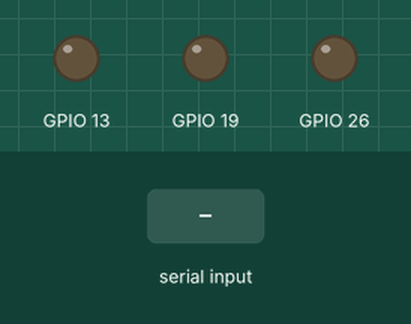
Recording of a program running on a simulated Raspberry Pi (BCM pin numbers). On the bench: output pins drawn as LEDs (lit = HIGH). The inputs (shaded band) are chosen by the test bench. What the program prints to the terminal is not drawn. At 5.8 s the program stops and its outputs stay as they are.

Above: at 1.2 s.
1.3 s: "1" typed at the terminal, then Enter
At 2.5 s:
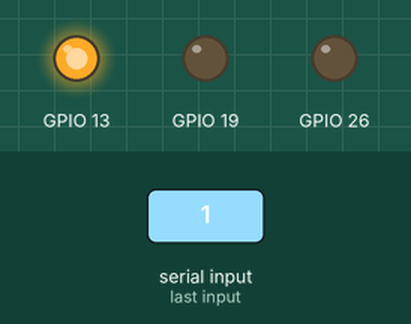
2.8 s: "0" typed at the terminal, then Enter
At 3.6 s:
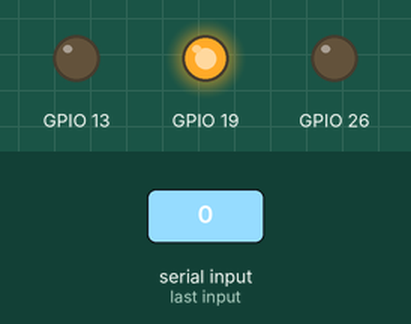
4.3 s: "2" typed at the terminal, then Enter
At 4.8 s:
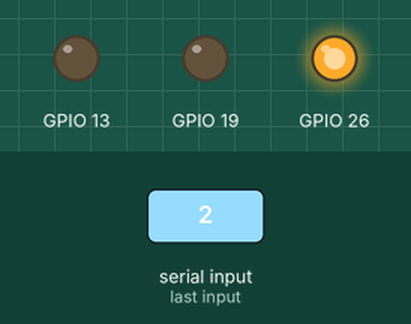
5.8 s: "1" typed at the terminal, then Enter
At 7.0 s:
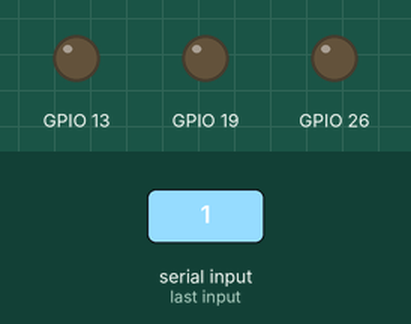
Timing chart, 0 to 7.3 s (numbered marks = the images above; inputs shaded):
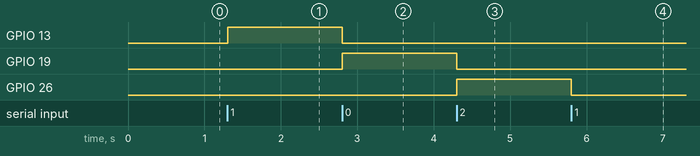

The program:

ledTester.py
```python
import RPi.GPIO as GPIO
import time

def main():
    print("[テスト前の確認]")
    print("")
    print("GPIO 13に緑LED - 通常稼働中")
    print("GPIO 19に黄LED - メッセージ処理中など")
    print("GPIO 26に赤LED - エラー発生など")
    print()
    print("これらが正常に接続されていることを確認してください。")
    print("Enterキーを押すとテストが始まります。")
    print()

    input()

    try:
        print("------------------------------------------------------")
        print("準備しています。")
        print("  GPIOを使用するために設定を行っています。")
        GPIO.setmode(GPIO.BCM)
        print("  GPIOの予約を行っています。")
        print("    -- 13 Output")
        GPIO.setup(13, GPIO.OUT)
        print("    -- 19 Output")
        GPIO.setup(19, GPIO.OUT)
        print("    -- 26 Output")
        GPIO.setup(26, GPIO.OUT)
        print("[1] 緑LEDの確認")
        print("  緑LEDが点灯していることを確認してください。")
        GPIO.output(13, GPIO.HIGH)
        input()
        GPIO.output(13, GPIO.LOW)
        print("[2] 黄LEDの確認")
        print("  黄LEDが点灯していることを確認してください。")
        GPIO.output(19, GPIO.HIGH)
        input()
        GPIO.output(19, GPIO.LOW)
        print("[3] 赤LEDの確認")
        print("  赤LEDが点灯していることを確認してください。")
        GPIO.output(26, GPIO.HIGH)
        input()
        GPIO.output(26, GPIO.LOW)
        print()
        print("全てのテストが完了しました。")
        print("正常に動作しなかった場合は、配線不良や接触不良を疑ってください。")
    except:
        import traceback
        traceback.print_exc()

        print("----------------")
        print("例外が発生しました。GPIOをクリーンして終了します。")
    finally:
        GPIO.cleanup()

if __name__ == "__main__":
    main()
```

Measured:
- after the input at 1.3 s, GPIO 13: LOW → HIGH at once
- after the input at 2.8 s, GPIO 13: HIGH → LOW at once; GPIO 19: LOW → HIGH at once
- after the input at 4.3 s, GPIO 19: HIGH → LOW at once; GPIO 26: LOW → HIGH at once
- after the input at 5.8 s, GPIO 26: HIGH → LOW at once
